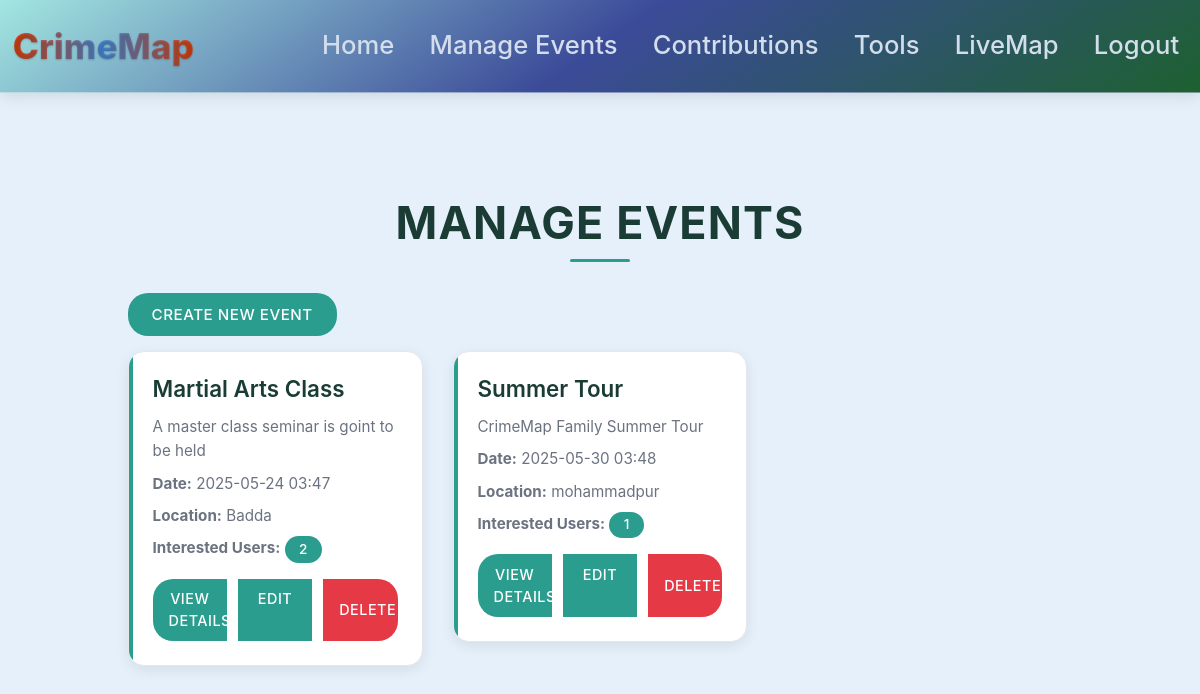
/manage-events (signed in), run on an earlier commit of the app's database.
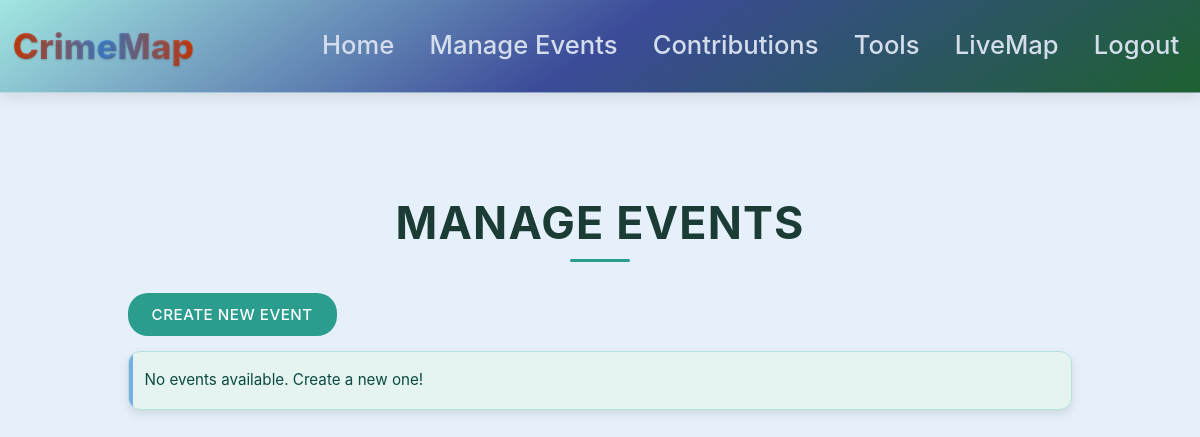
And on a later commit of the database.
### website/models.py (models this page shows)
class Event(db.Model):
    id = db.Column(db.Integer, primary_key=True)
    title = db.Column(db.String(150))
    description = db.Column(db.Text)
    date = db.Column(db.DateTime)
    location = db.Column(db.String(150))
    max_participants = db.Column(db.Integer)
    created_by = db.Column(db.Integer, db.ForeignKey('user.id'))
    created_by_user = db.relationship('User', foreign_keys=[created_by])
    participants = db.relationship('EventParticipant', backref='event', lazy=True)

### website/views.py (the view)
@views.route('/manage-events', methods=['GET'])
@login_required
def manage_events():
    if current_user.id != 1:
        flash('Access denied!', category='error')
        return redirect(url_for('views.home'))
    events = Event.query.all()
    for event in events:
        event.interested_users = EventParticipant.query.filter_by(event_id=event.id).count()
    return render_template('manage_events.html', user=current_user, events=events)

### website/__init__.py (called while the page is built)
def create_app():
    app = Flask(__name__)
    app.config['SECRET_KEY'] = 'hjshjhdjah kjshkjdhjs'
    app.config['SQLALCHEMY_DATABASE_URI'] = f'sqlite:///{DB_NAME}'
    db.init_app(app)
    from .views import views
    from .auth import auth
    from .feedbacks import feedbacks
    app.register_blueprint(views, url_prefix='/')
    app.register_blueprint(auth, url_prefix='/')
    app.register_blueprint(feedbacks, url_prefix='/feedbacks')
    from .models import User
    with app.app_context():
        db.create_all()
    login_manager = LoginManager()
    login_manager.login_view = 'auth.login'
    login_manager.init_app(app)
    @login_manager.user_loader
    def load_user(id):
        return User.query.get(int(id))
    return app

### website/views.py (called while the page is built)
@views.context_processor
def inject_upcoming_events():
    upcoming_events = Event.query.filter(Event.date > datetime.now()).count()
    return {'upcoming_events': upcoming_events}

### website/templates/manage_events.html (shortened to what this page needs)
{% extends "base.html" %}
{% block content %}
<div class="manage-events-container">
    <h1 class="main-title">Manage Events</h1>
    <div class="mb-4">
        <a href="{{ url_for('views.create_event') }}" class="create-event-btn">Create New Event</a>
    </div>
    <div class="row" id="event-list">
        {% for event in events %}
        <div class="col-lg-4 col-md-6 mb-4 event-card-wrapper" data-event-id="{{ event.id }}">
            <div class="event-card">
                <h5 class="card-title">{{ event.title }}</h5>
                <p class="card-text">{{ event.description | truncate(150) }}</p>
                <div class="event-details mb-3">
                    <p><strong>Date:</strong> {{ event.date.strftime('%Y-%m-%d %H:%M') }}</p>
                    <p><strong>Location:</strong> {{ event.location }}</p>
                    <p><strong>Interested Users:</strong> <span class="badge badge-pill badge-info">{{ event.interested_users }}</span></p>
                </div>
                <div class="btn-group w-100">
                    <a href="{{ url_for('views.view_event', event_id=event.id) }}" class="btn btn-info">View Details</a>
                    <a href="{{ url_for('views.edit_event', event_id=event.id) }}" class="btn btn-warning">Edit</a>
                    <button class="btn btn-danger delete-event" data-id="{{ event.id }}">Delete</button>
                </div>
            </div>
        </div>
        {% else %}
        <div class="col-12">
            <div class="alert alert-info">
                No events available. Create a new one!
            </div>
        </div>
        {% endfor %}
    </div>
</div>
{% endblock %}

What changed in the data, as far as the page shows it:
removed Event: title "Martial Arts Class", description "A master class seminar is goint to be held", date "2025-05-24 03:47", location "Badda", interested_users "2"
removed Event: title "Summer Tour", description "CrimeMap Family Summer Tour", date "2025-05-30 03:48", location "mohammadpur", interested_users "1"
Also different on the page:
text now shown: "No events available. Create a new one!"
